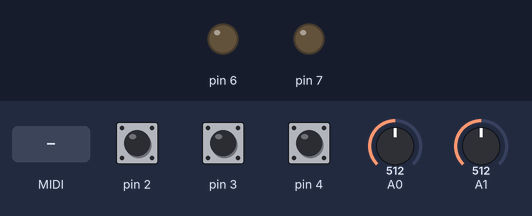
A sketch run on a simulated Arduino Uno, built with avr-gcc and run on an emulated ATmega328P. Parts: output pins drawn as LEDs (lit = HIGH). The test bench sets the inputs (shaded band); at power-on: pin 2 HIGH, pin 3 HIGH, pin 4 HIGH, A0 = 512, A1 = 512. MIDI output is not drawn.

Above: at 1.2 s.
1.3 s: MIDI note 36 received
At 1.45 s:
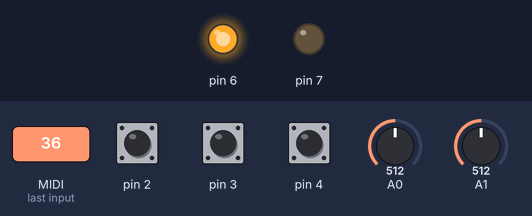
Timing chart, 0 to 4.3 s (numbered marks = the images above; inputs shaded):
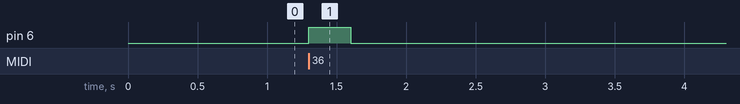

The sketch:

midi_IO_Serial.ino
```cpp
// (licence header left out)
#include <MIDI.h>
#include <sparkfun_MidiShield.h>

MIDI_CREATE_DEFAULT_INSTANCE();

struct State
{
    sparkfun::MidiShield::ButtonsState  mButtons;
    sparkfun::MidiShield::PotsState     mPots;
};

State sState;

// -----------------------------------------------------------------------------

void handleNoteOn(byte inChannel, byte inNote, byte inVelocity)
{
    sparkfun::MidiShield::setGreenLedState(true);
}

void handleNoteOff(byte inChannel, byte inNote, byte inVelocity)
{
    sparkfun::MidiShield::setGreenLedState(false);
}

// -----------------------------------------------------------------------------

void setup()
{
    sparkfun::MidiShield::setup();
    MIDI.setHandleNoteOn(handleNoteOn);
    MIDI.setHandleNoteOff(handleNoteOff);
    MIDI.begin(MIDI_CHANNEL_OMNI);
}

void loop()
{
    sparkfun::MidiShield::readPots(sState.mPots);
    sparkfun::MidiShield::readButtons(sState.mButtons);
    MIDI.read();
}
```

Measured:
- after the input at 1.3 s, pin 6: LOW → HIGH at once, → LOW 0.30 s later
